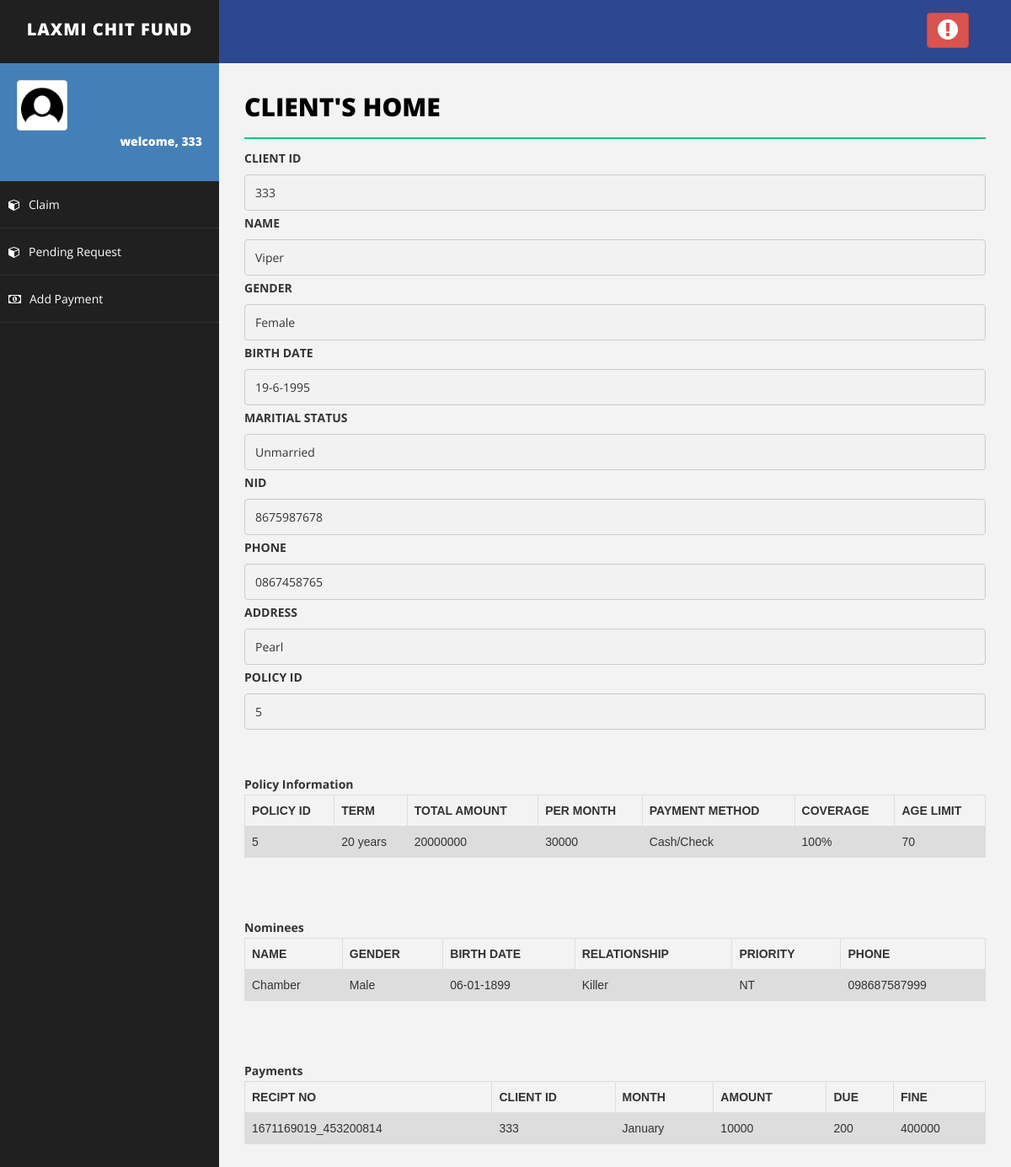
Screenshot of /clientHome.php (signed in) with the database file from the repository.
### tables this page shows
CREATE TABLE `client` (
  `client_id` varchar(200) NOT NULL,
  `client_password` varchar(30) NOT NULL,
  `name` varchar(50) NOT NULL,
  `sex` varchar(20) NOT NULL,
  `birth_date` varchar(20) NOT NULL,
  `marital_status` varchar(20) NOT NULL,
  `nid` varchar(50) NOT NULL,
  `phone` varchar(20) NOT NULL,
  `address` varchar(50) NOT NULL,
  `policy_id` varchar(50) NOT NULL
);

CREATE TABLE `policy` (
  `policy_id` varchar(50) NOT NULL,
  `term` varchar(50) NOT NULL,
  `health_status` varchar(50) NOT NULL,
  `system` varchar(50) NOT NULL,
  `payment_method` varchar(50) NOT NULL,
  `coverage` varchar(50) NOT NULL,
  `age_limit` varchar(20) NOT NULL
);

CREATE TABLE `nominee` (
  `nominee_id` varchar(200) NOT NULL,
  `client_id` varchar(100) NOT NULL,
  `name` varchar(50) NOT NULL,
  `sex` varchar(20) NOT NULL,
  `birth_date` varchar(50) NOT NULL,
  `nid` varchar(50) NOT NULL,
  `relationship` varchar(20) NOT NULL,
  `priority` varchar(20) NOT NULL,
  `phone` varchar(50) NOT NULL
);

CREATE TABLE `payment` (
  `recipt_no` varchar(20) NOT NULL,
  `client_id` varchar(50) NOT NULL,
  `month` varchar(50) NOT NULL,
  `amount` varchar(50) NOT NULL,
  `due` varchar(50) NOT NULL,
  `fine` varchar(50) NOT NULL,
  `agent_id` varchar(30) NOT NULL
);

### clientHome.php (the view, shortened to what this page needs)
<!DOCTYPE html>
<html>
<head>
<?php
	include'connection.php';
?>
    <link href="assets/css/bootstrap.css" rel="stylesheet" />
    <link href="assets/css/font-awesome.css" rel="stylesheet" />
    <link href="assets/css/basic.css" rel="stylesheet" />
    <link href="assets/css/custom.css" rel="stylesheet" />
</head>
<body>
    <div id="wrapper">
        <nav class="navbar navbar-default navbar-cls-top" role="navigation" style="margin-bottom: 0; background-color: #2c4891;">
            <div class="navbar-header">
                <a class="navbar-brand" href="clientHome.php">Laxmi Chit Fund</a>
            </div>
            <div class="header-right">
                 <a href="<?php echo "logout.php" ?>" class="btn btn-danger" title="Logout"><i class="fa fa-exclamation-circle fa-2x"></i></a>
            </div>
        </nav>
        <nav class="navbar-default navbar-side" role="navigation">
            <div class="sidebar-collapse">
                <ul class="nav" id="main-menu">
                    <li>
                        <div class="user-img-div">
                            <img src="assets/img/user.png" class="img-thumbnail" />
                            <div class="inner-text">
								  <?php
										echo "welcome, ".$_SESSION["username"];
								?>
                            <br />
                            </div>
                        </div>
                    </li>
                    <li>
                      <a href="claim.php"><i class="fa fa-cube"></i>Claim</a >
                 </li>
                 <li>
                      <a href="pendingRequest.php"><i class="fa fa-cube"></i>Pending Request</a >
                 </li>
                 <li>
                      <a href="ClientPayment.php"><i class="fa fa-money"></i>Add Payment</a >
                 </li>
                </ul>
            </div>
        </nav>
        <div id="page-wrapper">
                <div class="row">
                    <div class="col-md-12">
                        <h1 class="page-head-line">Client's Home</h1>
<?php
	$client_id = $_SESSION["username"];
	$sql = "SELECT * from client where client_id='$client_id'";
	$result = $conn->query($sql);
	$policy_id = "";
	while($row = $result->fetch_assoc()) {
?>
<?php
		echo "<label for=\"fname\">CLIENT ID</label>";
	    echo "<input disabled type=\"text\" client_id=\"fname\" name=\"client_id\" placeholder=\"Your id..\" value=\"$row[client_id]\">";
		echo "<label for=\"fname\">NAME</label>";
	    echo "<input disabled type=\"text\" client_id=\"fname\" name=\"name\" placeholder=\"Your Name..\" value=\"$row[name]\">";
		echo "<label for=\"fname\">GENDER</label>";
		echo "<input disabled type=\"text\" client_id=\"fname\" name=\"sex\" placeholder=\"Your Gender..\" value=\"$row[sex]\">";
		echo "<label for=\"fname\">BIRTH DATE</label>";
		echo "<input disabled type=\"text\" client_id=\"fname\" name=\"birth_date\" placeholder=\"Your Birth Date..\" value=\"$row[birth_date]\">";
		echo "<label for=\"fname\">MARITIAL STATUS</label>";
		echo "<input disabled type=\"text\" client_id=\"fname\" name=\"marital_status\" placeholder=\"Your Maritial Status..\" value=\"$row[marital_status]\">";
		echo "<label for=\"fname\">NID</label>";
		echo "<input disabled type=\"text\" client_id=\"fname\" name=\"nid\" placeholder=\"Your NID..\" value=\"$row[nid]\">";
		echo "<label for=\"fname\">PHONE</label>";
		echo "<input disabled type=\"text\" client_id=\"fname\" name=\"phone\" placeholder=\"Your Phone..\" value=\"$row[phone]\">";
		echo "<label for=\"fname\">ADDRESS</label>";
		echo "<input disabled type=\"text\" client_id=\"fname\" name=\"address\" placeholder=\"Your Address..\" value=\"$row[address]\">";
		echo "<label for=\"fname\">POLICY ID</label>";
		echo "<input disabled type=\"text\" client_id=\"fname\" name=\"policy_id\" placeholder=\"policy id..\" value=\"$row[policy_id]\">";
		$policy_id = $row["policy_id"];
		$c_id      = $row["client_id"];
    }
		echo "<br>\n";
	    echo "<br>\n";
	$sql = "SELECT policy_id,term,health_status,system,payment_method,coverage, age_limit FROM policy where policy_id ='$policy_id'";
	$result = $conn->query($sql);
	echo "<table class=\"table\">\n";
    echo "  <tr>\n";
    echo "    <th>POLICY ID</th>\n";
    echo "    <th>TERM</th>\n";
    echo "    <th>TOTAL AMOUNT</th>\n";
    echo "    <th>PER MONTH</th>\n";
	echo "    <th>PAYMENT METHOD</th>\n";
    echo "    <th>COVERAGE</th>\n";
    echo "    <th>AGE LIMIT</th>\n";
    echo "  </tr>";
	if ($result->num_rows > 0) {
	while($row = $result->fetch_assoc()) {
		echo "<tr>\n";
		echo "    <td>".$row["policy_id"]."</td>\n";
		echo "    <td>".$row["term"]."</td>\n";
		echo "    <td>".$row["health_status"]."</td>\n";
		echo "    <td>".$row["system"]."</td>\n";
		echo "    <td>".$row["payment_method"]."</td>\n";
		echo "    <td>".$row["coverage"]."</td>\n";
		echo "    <td>".$row["age_limit"]."</td>\n";
	}
	}
	?>
	</div>
	<?php
	echo "<br>\n";
	echo '<b>Policy Information</b>';
	$sql = "SELECT * FROM nominee where client_id='$c_id'";
	$result = $conn->query($sql);
	echo "<table class=\"table\">\n";
    echo "  <tr>\n";
    echo "    <th>NAME</th>\n";
    echo "    <th>GENDER</th>\n";
    echo "    <th>BIRTH DATE</th>\n";
	echo "    <th>RELATIONSHIP</th>\n";
	echo "    <th>PRIORITY</th>\n";
    echo "    <th>PHONE</th>\n";
    echo "  </tr>";
	if ($result->num_rows > 0) {
	while($row = $result->fetch_assoc()) {
		echo "<tr>\n";
		echo "    <td>".$row["name"]."</td>\n";
		echo "    <td>".$row["sex"]."</td>\n";
		echo "    <td>".$row["birth_date"]."</td>\n";
		echo "    <td>".$row["relationship"]."</td>\n";
		echo "    <td>".$row["priority"]."</td>\n";
		echo "    <td>".$row["phone"]."</td>\n";
	}
	}
	echo "<br>\n";
	echo "<br>\n";
	echo '<b>Nominees</b>';
	$sql = "SELECT * FROM payment where client_id='$c_id'";
	$result = $conn->query($sql);
	echo "<table class=\"table\">\n";
    echo "  <tr>\n";
    echo "    <th>RECIPT NO</th>\n";
    echo "    <th>CLIENT ID</th>\n";
    echo "    <th>MONTH</th>\n";
    echo "    <th>AMOUNT</th>\n";
	echo "    <th>DUE</th>\n";
    echo "    <th>FINE</th>\n";
    echo "  </tr>";
	if ($result->num_rows > 0) {
	while($row = $result->fetch_assoc()) {
		echo "<tr>\n";
		echo "    <td>".$row["recipt_no"]."</td>\n";
		echo "    <td>".$row["client_id"]."</td>\n";
		echo "    <td>".$row["month"]."</td>\n";
		echo "    <td>".$row["amount"]."</td>\n";
		echo "    <td>".$row["due"]."</td>\n";
		echo "    <td>".$row["fine"]."</td>\n";
	}
	}
	echo "<br>\n";
	echo "<br>\n";
	echo '<b>Payments</b>';
	echo "</table>\n";
?>
                </div>
        </div>
    </div>
</body>
</html>

### assets/css/basic.css (style rules this page uses)
body { font-family: 'Open Sans', sans-serif; line-height:25px; }
#wrapper { width: 100%; background: #202020; }
#page-wrapper { padding: 15px 15px; min-height: 600px; background: #F3F3F3; }
.page-head-line { font-size: 30px; text-transform: uppercase; color: #000; font-weight: 800; padding-bottom: 20px; border-bottom: 2px solid #00CA79; margin-bottom: 10px; }
.navbar-cls-top .navbar-brand { color: #fff; background: #202020; width: 260px; text-align: center; height: 75px; font-size: 20px; letter-spacing: 1px; font-weight: 900; padding-top: 25px; text-transform:uppercase; }
.header-right { color: #fff; padding: 15px 50px 5px 50px; float: right; font-size: 16px; }
.user-img-div { min-height: 140px; padding: 20px; background-color: #4380B8; }
.user-img-div img { max-height: 60px; }
.user-img-div .inner-text { text-align: right; position: relative; color: #fff; font-weight: 800; line-height: 25px; }
.sidebar-collapse, .sidebar-collapse .nav { background: none; }
.sidebar-collapse .nav { padding: 0; }
.sidebar-collapse .nav > li > a { color: #fff; background: #202020; text-shadow: none; padding: 15px 40px; border-bottom: 1px solid #2F2E31; }
.sidebar-collapse > .nav > li > a { padding: 15px 10px; }
.navbar-side { border: none; background-color: #202020; }
.navbar-cls-top { background: #00ca5d; border-bottom: none; }
.navbar-default { border: 0px solid black; }
.navbar-header { background: #000000; }
.nav > li > a > i { margin-right: 10px; }
@media (min-width:768px) { #page-wrapper { margin: 0 0 0 260px; padding: 15px 30px; min-height: 1200px; } }
@media (min-width:768px) { .navbar-side { z-index: 1; position: absolute; width: 260px; } }
@media (min-width:768px) { .navbar { border-radius: 0px; } }

### clientHome.php (style rules this page uses)
input[type=text], select { width: 100%; padding: 8px 12px; margin: 2px 0; display: inline-block; border: 1px solid #ccc; border-radius: 4px; box-sizing: border-box; }
table { font-family: arial, sans-serif; border-collapse: collapse; width: 100%; }
td, th { border: 1px solid #dddddd; text-align: left; padding: 8px; }
tr:nth-child(even) { background-color: #dddddd; }

### rows the page displays
client: client_id "333", name "Viper", sex "Female", birth_date "19-6-1995", marital_status "Unmarried", nid "8675987678", phone "0867458765", address "Pearl", policy_id "5"
policy: policy_id "5", term "20 years", health_status "20000000", system "30000", payment_method "Cash/Check", coverage "100%", age_limit "70"
nominee: name "Chamber", sex "Male", birth_date "06-01-1899", relationship "Killer", priority "NT", phone "098687587999"
payment: recipt_no "1671169019_453200814", client "333", month "January", amount "10000", due "200", fine "400000"

### other values shown
$_SESSION["username"] "333"
